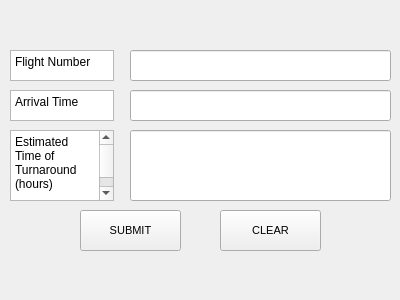
<?xml version="1.0" encoding="UTF-8"?>
<ui version="4.0">
 <class>Form</class>
 <widget class="QWidget" name="Form">
  <property name="geometry">
   <rect>
    <x>0</x>
    <y>0</y>
    <width>400</width>
    <height>300</height>
   </rect>
  </property>
  <property name="windowTitle">
   <string>Extended Turnaround</string>
  </property>
  <widget class="QLineEdit" name="flightnum_input">
   <property name="geometry">
    <rect>
     <x>130</x>
     <y>50</y>
     <width>261</width>
     <height>31</height>
    </rect>
   </property>
  </widget>
  <widget class="QPlainTextEdit" name="plainTextEdit_2">
   <property name="geometry">
    <rect>
     <x>10</x>
     <y>90</y>
     <width>104</width>
     <height>31</height>
    </rect>
   </property>
   <property name="plainText">
    <string>Arrival Time</string>
   </property>
  </widget>
  <widget class="QLineEdit" name="arrivaltime_input">
   <property name="geometry">
    <rect>
     <x>130</x>
     <y>90</y>
     <width>261</width>
     <height>31</height>
    </rect>
   </property>
  </widget>
  <widget class="QPlainTextEdit" name="plainTextEdit">
   <property name="geometry">
    <rect>
     <x>10</x>
     <y>50</y>
     <width>104</width>
     <height>31</height>
    </rect>
   </property>
   <property name="plainText">
    <string>Flight Number</string>
   </property>
  </widget>
  <widget class="QLineEdit" name="esttime_input">
   <property name="geometry">
    <rect>
     <x>130</x>
     <y>130</y>
     <width>261</width>
     <height>71</height>
    </rect>
   </property>
  </widget>
  <widget class="QPlainTextEdit" name="plainTextEdit_3">
   <property name="geometry">
    <rect>
     <x>10</x>
     <y>130</y>
     <width>104</width>
     <height>71</height>
    </rect>
   </property>
   <property name="plainText">
    <string>Estimated Time of Turnaround (hours)
</string>
   </property>
  </widget>
  <widget class="QPushButton" name="submitbutton">
   <property name="geometry">
    <rect>
     <x>80</x>
     <y>210</y>
     <width>101</width>
     <height>41</height>
    </rect>
   </property>
   <property name="font">
    <font>
     <pointsize>8</pointsize>
    </font>
   </property>
   <property name="text">
    <string>SUBMIT</string>
   </property>
  </widget>
  <widget class="QPushButton" name="clearbutton">
   <property name="geometry">
    <rect>
     <x>220</x>
     <y>210</y>
     <width>101</width>
     <height>41</height>
    </rect>
   </property>
   <property name="font">
    <font>
     <pointsize>8</pointsize>
    </font>
   </property>
   <property name="text">
    <string>CLEAR</string>
   </property>
  </widget>
 </widget>
 <resources/>
 <connections/>
</ui>
